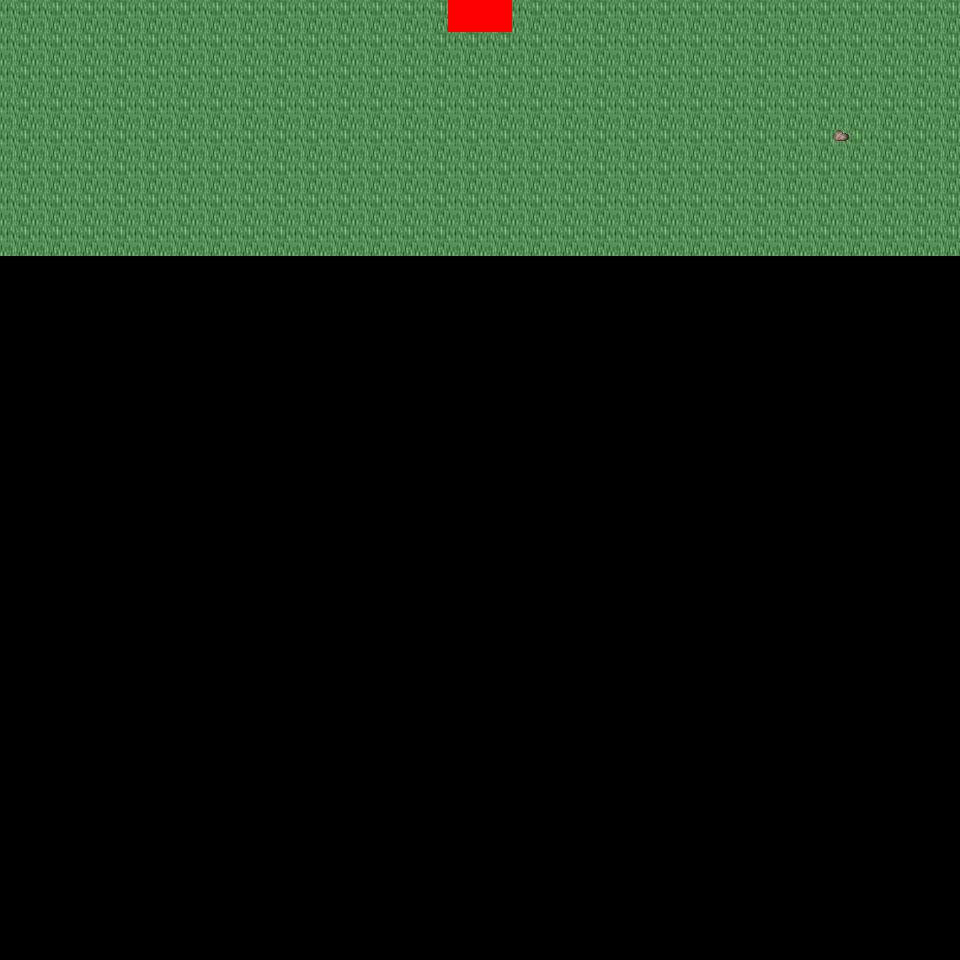

The image is a tile-based game level rendered from a .tmx file. Its description and source (layers, tilesets, objects; grid data summarised) follow:
An orthogonal 30x30 tile map with 32x32 px tiles, 6 tile layers (Ground, Object, Object2, Above, ...), 24 tilesets and 4 objects (4x mapExit).

<map version="1.0" orientation="orthogonal" renderorder="right-down" width="30" height="30" tilewidth="32" tileheight="32" nextobjectid="5">
  <tileset firstgid="1" name="tileset_logic_collision" tilewidth="32" tileheight="32" tilecount="1" columns="1">
    <image source="../drawable/tileset_logic_collision.png" width="32" height="32" />
  </tileset>
  <tileset firstgid="2" name="tileset_ground_ground" tilewidth="32" tileheight="32" tilecount="33" columns="3">
    <image source="../drawable/tileset_ground_ground.png" width="96" height="352" />
  </tileset>
  <tileset firstgid="35" name="tileset_plant_tree_tree_darkgreen" tilewidth="32" tileheight="32" tilecount="88" columns="8">
    <image source="../drawable/tileset_plant_tree_tree_darkgreen.png" width="256" height="352" />
  </tileset>
  <tileset firstgid="123" name="tileset_logic_item_resources" tilewidth="32" tileheight="32" tilecount="6" columns="6">
    <image source="../drawable/tileset_logic_item_resources.png" width="192" height="32" />
  </tileset>
  <tileset firstgid="129" name="tileset_logic_creature_animal" tilewidth="32" tileheight="32" tilecount="32" columns="8">
    <image source="../drawable/tileset_logic_creature_animal.png" width="256" height="128" />
  </tileset>
  <tileset firstgid="161" name="tileset_plant_flower_daisy_blue" tilewidth="32" tileheight="32" tilecount="8" columns="2">
    <image source="../drawable/tileset_plant_flower_daisy_blue.png" width="64" height="128" />
  </tileset>
  <tileset firstgid="169" name="tileset_plant_flower_daisy_red" tilewidth="32" tileheight="32" tilecount="8" columns="2">
    <image source="../drawable/tileset_plant_flower_daisy_red.png" width="64" height="128" />
  </tileset>
  <tileset firstgid="177" name="tileset_plant_flower_daisy_white" tilewidth="32" tileheight="32" tilecount="8" columns="2">
    <image source="../drawable/tileset_plant_flower_daisy_white.png" width="64" height="128" />
  </tileset>
  <tileset firstgid="185" name="tileset_plant_flower_daisy_yellow" tilewidth="32" tileheight="32" tilecount="8" columns="2">
    <image source="../drawable/tileset_plant_flower_daisy_yellow.png" width="64" height="128" />
  </tileset>
  <tileset firstgid="193" name="tileset_building_thatched_roof_cottage2" tilewidth="32" tileheight="32" tilecount="20" columns="4">
    <image source="../drawable/tileset_building_thatched_roof_cottage2.png" width="128" height="160" />
  </tileset>
  <tileset firstgid="213" name="tileset_building_thatched_roof_cottage1" tilewidth="32" tileheight="32" tilecount="20" columns="4">
    <image source="../drawable/tileset_building_thatched_roof_cottage1.png" width="128" height="160" />
  </tileset>
  <tileset firstgid="233" name="tileset_logic_creature_elemental" tilewidth="32" tileheight="32" tilecount="16" columns="8">
    <image source="../drawable/tileset_logic_creature_elemental.png" width="256" height="64" />
  </tileset>
  <tileset firstgid="249" name="tileset_item_campfires" tilewidth="32" tileheight="32" tilecount="2" columns="2">
    <image source="../drawable/tileset_item_campfires.png" width="64" height="32" />
  </tileset>
  <tileset firstgid="251" name="tileset_furniture_light_flames" tilewidth="32" tileheight="32" tilecount="6" columns="6">
    <image source="../drawable/tileset_furniture_light_flames.png" width="192" height="32" />
  </tileset>
  <tileset firstgid="257" name="tileset_item_firewood" tilewidth="32" tileheight="32" tilecount="12" columns="3">
    <image source="../drawable/tileset_item_firewood.png" width="96" height="128" />
  </tileset>
  <tileset firstgid="269" name="tileset_plant_flower_bulbs" tilewidth="32" tileheight="32" tilecount="4" columns="1">
    <image source="../drawable/tileset_plant_flower_bulbs.png" width="32" height="128" />
  </tileset>
  <tileset firstgid="273" name="tileset_ground_grass_corners" tilewidth="32" tileheight="32" tilecount="24" columns="6">
    <image source="../drawable/tileset_ground_grass_corners.png" width="192" height="128" />
  </tileset>
  <tileset firstgid="297" name="tileset_ground_grass_edges" tilewidth="32" tileheight="32" tilecount="36" columns="12">
    <image source="../drawable/tileset_ground_grass_edges.png" width="384" height="96" />
  </tileset>
  <tileset firstgid="333" name="tileset_light_dim_yellow_light_5x5" tilewidth="32" tileheight="32" tilecount="25" columns="5">
    <image source="../drawable/tileset_light_dim_yellow_light_5x5.png" width="160" height="160" />
  </tileset>
  <tileset firstgid="358" name="tileset_plant_tree_fall_trees" tilewidth="32" tileheight="32" tilecount="40" columns="8">
    <image source="../drawable/tileset_plant_tree_fall_trees.png" width="256" height="160" />
  </tileset>
  <tileset firstgid="398" name="tileset_plant_leaves" tilewidth="32" tileheight="32" tilecount="8" columns="4">
    <image source="../drawable/tileset_plant_leaves.png" width="128" height="64" />
  </tileset>
  <tileset firstgid="406" name="tileset_ground_grass_2" tilewidth="32" tileheight="32" tilecount="21" columns="3">
    <image source="../drawable/tileset_ground_grass_2.png" width="96" height="224" />
  </tileset>
  <tileset firstgid="427" name="tileset_ground_rock_pebbles" tilewidth="32" tileheight="32" tilecount="3" columns="1">
    <image source="../drawable/tileset_ground_rock_pebbles.png" width="32" height="96" />
  </tileset>
  <tileset firstgid="430" name="tileset_logic_creature_fowl" tilewidth="32" tileheight="32" tilecount="6" columns="6">
    <image source="../drawable/tileset_logic_creature_fowl.png" width="192" height="32" />
  </tileset>
  <layer name="Ground" width="30" height="30">
    <data>[900 cells, 240 non-empty, 1 distinct tile ids]</data>
  </layer>
  <layer name="Object" width="30" height="30">
    <data>[900 cells, 3 non-empty, 3 distinct tile ids]</data>
  </layer>
  <layer name="Object2" width="30" height="30">
    <data>[900 cells, 2 non-empty, 2 distinct tile ids]</data>
  </layer>
  <layer name="Above" width="30" height="30">
    <data>[900 cells, 0 non-empty, 0 distinct tile ids]</data>
  </layer>
  <layer name="Above2" width="30" height="30">
    <data>[900 cells, 0 non-empty, 0 distinct tile ids]</data>
  </layer>
  <layer name="Walkable" width="30" height="30">
    <data>[900 cells, 2 non-empty, 1 distinct tile ids]</data>
  </layer>
  <objectgroup name="MapEvents">
    <object id="1" name="north" type="mapExit" x="0" y="0" width="448" height="32">
      <properties>
        <property name="map" value="level_0_x2_y28" />
        <property name="x" value="0" />
        <property name="y" value="28" />
      </properties>
    </object>
    <object id="2" name="north2" type="mapExit" x="512" y="0" width="448" height="32">
      <properties>
        <property name="map" value="level_0_x2_y28" />
        <property name="x" value="16" />
        <property name="y" value="28" />
      </properties>
    </object>
    <object id="3" name="west" type="mapExit" x="0" y="0" width="32" height="960">
      <properties>
        <property name="map" value="level_0_x1_y29" />
        <property name="x" value="28" />
        <property name="y" value="0" />
      </properties>
    </object>
    <object id="4" name="east" type="mapExit" x="928" y="0" width="32" height="960">
      <properties>
        <property name="map" value="level_0_x3_y29" />
        <property name="x" value="1" />
        <property name="y" value="0" />
      </properties>
    </object>
  </objectgroup>
</map>
